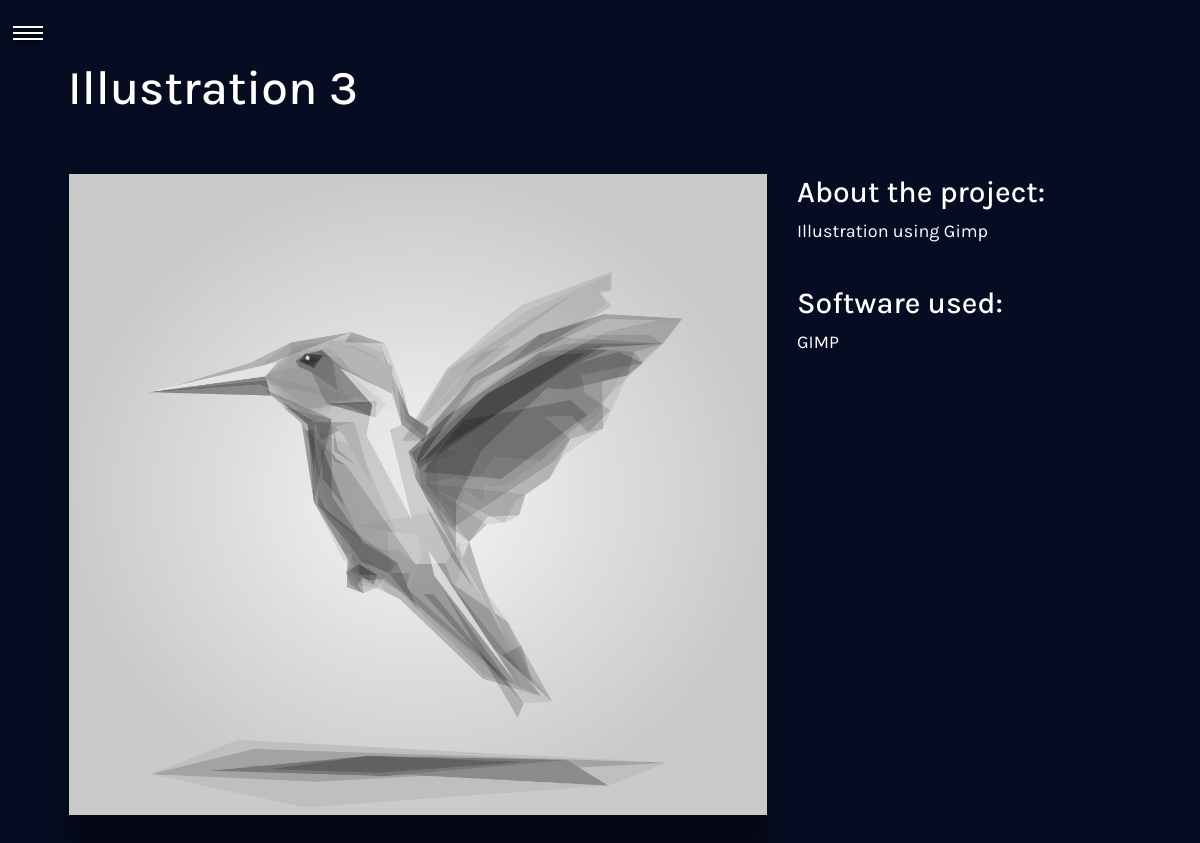
/projects/3/, run on the app's committed database.
### projects/models.py (models this page shows)
class Project(models.Model):
    title = models.CharField(max_length=100)
    description = models.TextField()
    technology = models.CharField(max_length=100)
    image = models.FilePathField(path="/img")

### projects/views.py (the view)
# urls.py: path("<int:pk>/", views.project_detail, name="project_detail"),
def project_detail(request, pk):
    project = Project.objects.get(pk=pk)
    context = {'project':project}
    return render(request,'project_detail.html',context)

### projects/templates/project_detail.html (shortened to what this page needs)
{% extends "base.html" %}
{% load static %}
{% block page_content %}
<body style="background-color:#060c21;">
<h1 style="padding-left:4.4vw; padding-top:5vw; color:white; font-size:4vw; font-family:Karla;">{{ project.title }}</h1>
<div class="row" style="padding:4.5vw; padding-top:4vw; " >
    <div class="col-md-8" >
        <img src="{% static project.image %}" alt="" width="100%" class="images" style="box-shadow: 0px 35px 20px rgba(0,0,0,0.4);">
    </div>
    <div class="col-md-4">
        <h2 style="color:white; font-size:2.5vw; font-family:Karla;">About the project:</h2>
        <p style="color:white; font-size:1.5vw; font-family:Karla;">{{ project.description }}</p>
        <br>
        <h2 style="color:white; font-size:2.5vw; font-family:Karla;">Software used:</h2>
        <p style="color:white; font-size:1.5vw; font-family:Karla;">{{ project.technology }}</p>
    </div>
</div>
</div>
</body>
{% endblock %}

### projects/templates/project_detail.html (style rules this page uses)
.images { -webkit-filter: grayscale(100%); filter: grayscale(100%); transition: .7s; }

### data on the page
Project: title "Illustration 3", image (picture), description "Illustration using Gimp", technology "GIMP"
